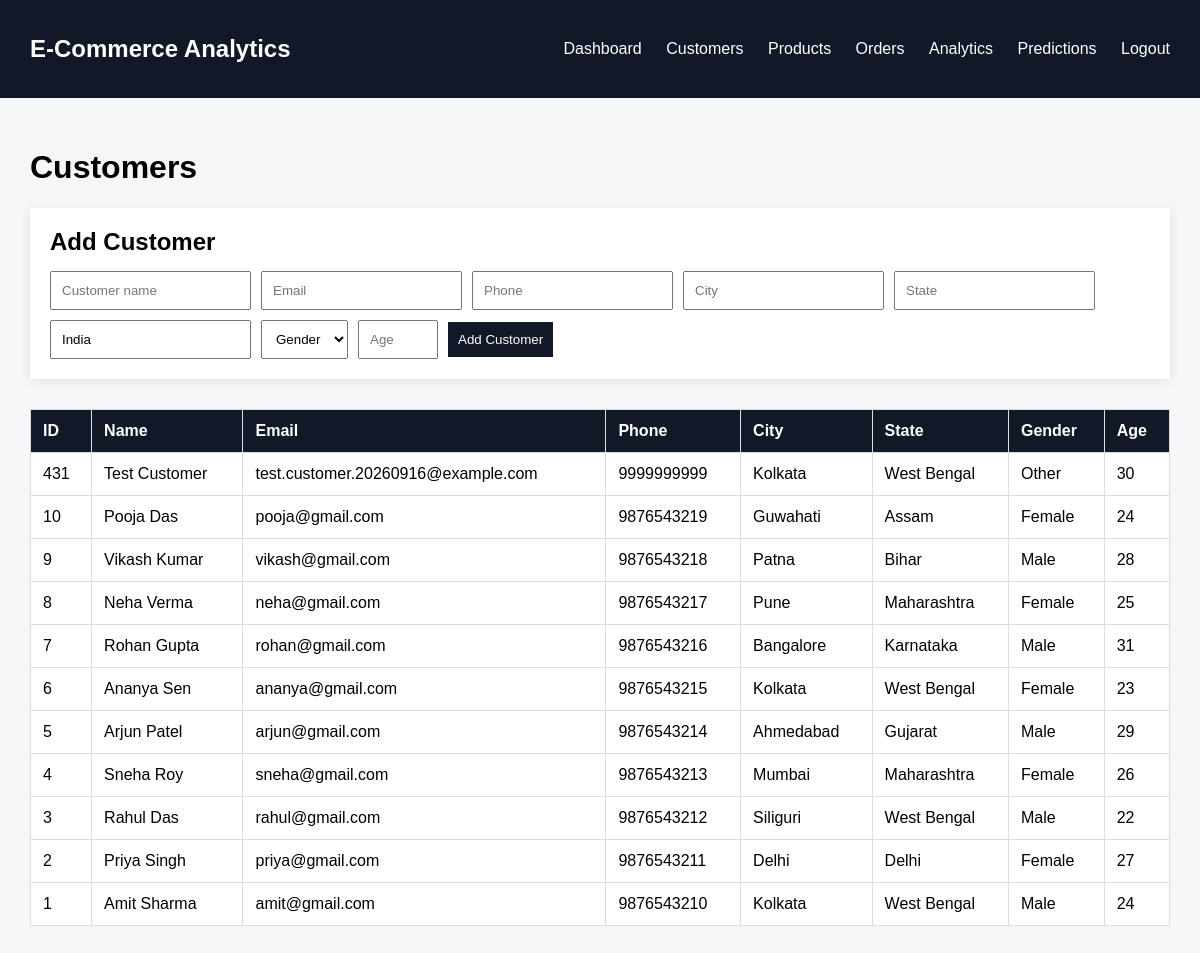
Page /customers (signed in) on the committed database.
### tables this page shows
CREATE TABLE customers (
            customer_id INTEGER PRIMARY KEY AUTOINCREMENT,
            customer_name TEXT NOT NULL,
            email TEXT UNIQUE NOT NULL,
            phone TEXT,
            city TEXT,
            state TEXT,
            country TEXT DEFAULT 'India',
            registration_date TEXT,
            gender TEXT,
            age INTEGER
        );

### app.py (the view, shortened to what this page needs)
@app.route("/customers", methods=["GET", "POST"])
def customers():
    if "admin" not in session:
        return redirect(url_for("login"))
    connection = get_connection()
    cursor = get_cursor(connection)
    cursor.execute("SELECT * FROM customers ORDER BY customer_id DESC")
    data = cursor.fetchall()
    cursor.close()
    connection.close()
    return render_template("customers.html", customers=data)

### app.py (called while the page is built, shortened)
def sqlite_connect():
    DB_PATH.parent.mkdir(parents=True, exist_ok=True)
    connection = sqlite3.connect(str(DB_PATH))
    connection.row_factory = sqlite3.Row
    return connection

def get_cursor(connection):
    if isinstance(connection, sqlite3.Connection):
        return connection.cursor()
    return connection.cursor(dictionary=True)

def get_connection():
    use_sqlite = os.getenv("USE_SQLITE", "1").lower() in {"1", "true", "yes", "on"}
    return sqlite_connect()

### templates/customers.html (shortened to what this page needs)
<!DOCTYPE html>
<html>
<head>
    <link rel="stylesheet"
          href="{{ url_for('static', filename='css/style.css') }}">
</head>
<body>
<nav>
    <h2>E-Commerce Analytics</h2>
    <div>
        <a href="/">Dashboard</a>
        <a href="/customers">Customers</a>
        <a href="/products">Products</a>
        <a href="/orders">Orders</a>
        <a href="/analytics">Analytics</a>
        <a href="/predictions">Predictions</a>
        <a href="/logout">Logout</a>
    </div>
</nav>
<div class="container">
<h1>Customers</h1>
<form method="post" class="data-form">
    <h2>Add Customer</h2>
    <input name="customer_name" placeholder="Customer name" required>
    <input name="email" type="email" placeholder="Email" required>
    <input name="phone" placeholder="Phone">
    <input name="city" placeholder="City">
    <input name="state" placeholder="State">
    <input name="country" placeholder="Country" value="India">
    <select name="gender">
        <option value="">Gender</option>
    </select>
    <input name="age" type="number" min="1" max="120" placeholder="Age">
    <button type="submit">Add Customer</button>
</form>
<table>
<thead>
<tr>
<th>ID</th>
<th>Name</th>
<th>Email</th>
<th>Phone</th>
<th>City</th>
<th>State</th>
<th>Gender</th>
<th>Age</th>
</tr>
</thead>
<tbody>
{% for customer in customers %}
<tr>
<td>{{ customer.customer_id }}</td>
<td>{{ customer.customer_name }}</td>
<td>{{ customer.email }}</td>
<td>{{ customer.phone }}</td>
<td>{{ customer.city }}</td>
<td>{{ customer.state }}</td>
<td>{{ customer.gender }}</td>
<td>{{ customer.age }}</td>
</tr>
{% endfor %}
</tbody>
</table>
</div>
</body>
</html>

### static/css/style.css (style rules this page uses)
* { box-sizing: border-box; }
body { margin: 0; font-family: Arial, sans-serif; background: #f4f6f8; }
nav { background: #111827; color: white; padding: 15px 30px; display: flex; justify-content: space-between; align-items: center; }
nav a { color: white; text-decoration: none; margin-left: 20px; }
.container { padding: 30px; }
table { width: 100%; border-collapse: collapse; background: white; margin-bottom: 30px; }
th, td { padding: 12px; border: 1px solid #ddd; text-align: left; }
th { background: #111827; color: white; }
.data-form { display: flex; flex-wrap: wrap; gap: 10px; align-items: center; background: white; padding: 20px; margin-bottom: 30px; box-shadow: 0 2px 10px rgba(0,0,0,0.08); }
.data-form h2 { width: 100%; margin: 0 0 5px; }
.data-form input, .data-form select, .data-form button { padding: 10px; }
.data-form button { background: #111827; color: white; border: none; cursor: pointer; }

### rows in the picture
customers: customer_id "431", customer_name "Test Customer", email "test.customer.20260916@example.com", phone "9999999999", city "Kolkata", state "West Bengal", gender "Other", age "30"
customers: customer_id "10", customer_name "Pooja Das", email "pooja@gmail.com", phone "9876543219", city "Guwahati", state "Assam", gender "Female", age "24"
customers: customer_id "9", customer_name "Vikash Kumar", email "vikash@gmail.com", phone "9876543218", city "Patna", state "Bihar", gender "Male", age "28"
customers: customer_id "8", customer_name "Neha Verma", email "neha@gmail.com", phone "9876543217", city "Pune", state "Maharashtra", gender "Female", age "25"
customers: customer_id "7", customer_name "Rohan Gupta", email "rohan@gmail.com", phone "9876543216", city "Bangalore", state "Karnataka", gender "Male", age "31"
customers: customer_id "6", customer_name "Ananya Sen", email "ananya@gmail.com", phone "9876543215", city "Kolkata", state "West Bengal", gender "Female", age "23"
customers: customer_id "5", customer_name "Arjun Patel", email "arjun@gmail.com", phone "9876543214", city "Ahmedabad", state "Gujarat", gender "Male", age "29"
customers: customer_id "4", customer_name "Sneha Roy", email "sneha@gmail.com", phone "9876543213", city "Mumbai", state "Maharashtra", gender "Female", age "26"
customers: customer_id "3", customer_name "Rahul Das", email "rahul@gmail.com", phone "9876543212", city "Siliguri", state "West Bengal", gender "Male", age "22"
customers: customer_id "2", customer_name "Priya Singh", email "priya@gmail.com", phone "9876543211", city "Delhi", state "Delhi", gender "Female", age "27"
customers: customer_id "1", customer_name "Amit Sharma", email "amit@gmail.com", phone "9876543210", city "Kolkata", state "West Bengal", gender "Male", age "24"
